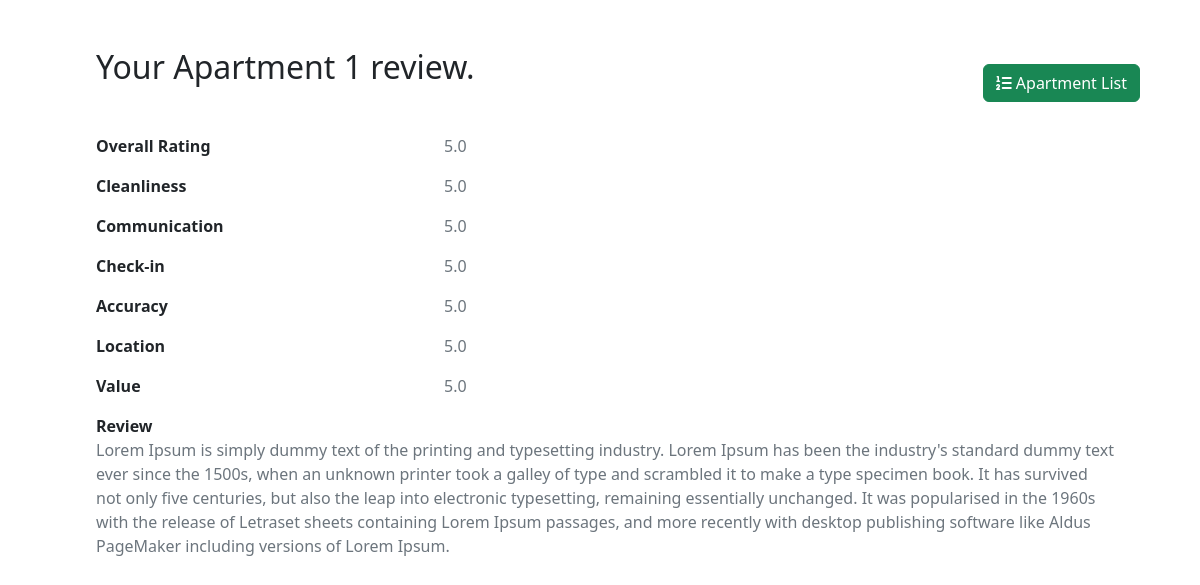
Page /apartment/review/1 (signed in) on the committed database.
### reviewapp/models.py (models this page shows, shortened)
class Apartment(models.Model):
    name = models.CharField(max_length=60)

class ApartmentReview(models.Model):
    apartment = models.ForeignKey(Apartment, models.CASCADE, related_name='apartment_review')
    user = models.ForeignKey(User, models.CASCADE, related_name='user_review')
    overall_rating = models.FloatField(_('Overall rating'), default=0.0, blank=True, null=True, validators=[rating_validator])
    cleanliness = models.FloatField(_('Cleanliness'), default=0.0, blank=True, null=True, validators=[rating_validator])
    communication = models.FloatField(_('Communication'), default=0.0, blank=True, null=True, validators=[rating_validator])
    check_in = models.FloatField(_('Check-in'), default=0.0, blank=True, null=True, validators=[rating_validator])
    accuracy = models.FloatField(_('Accuracy'), default=0.0, blank=True, null=True, validators=[rating_validator])
    location = models.FloatField(_('Location'), default=0.0, blank=True, null=True, validators=[rating_validator])
    value = models.FloatField(_('Value'), default=0.0, blank=True, null=True, validators=[rating_validator])
    review = models.TextField(_("Review"))
    class Meta:
        unique_together = ('apartment', 'user',)

### reviewapp/views.py (the view, shortened to what this page needs)
# urls.py: path("review/<int:apartment_id>", views.ReviewCreateView.as_view(), name="add_apartment_review"),
class ReviewCreateView(LoginRequiredMixin, CreateView):
    model = ApartmentReview
    form_class = ApartmentReviewForm
    template_name = "reviewapp/add_apartment_review.html"
    def get_user_apartment_review(self, user, apartment):
        return ApartmentReview.objects.filter(apartment=apartment, user=user).last()
    def get_context_data(self, **kwargs):
        apartment = get_object_or_404(Apartment, pk=self.kwargs['apartment_id'])
        kwargs['apartment'] = apartment
        apartment_review = self.get_user_apartment_review(apartment=apartment, user=self.request.user)
        if apartment_review:
            kwargs['apartment_review'] = apartment_review
        return super().get_context_data(**kwargs)
    def get_template_names(self):
        apartment = get_object_or_404(Apartment, pk=self.kwargs['apartment_id'])
        apartment_review = self.get_user_apartment_review(apartment=apartment, user=self.request.user)
        if apartment_review:
            return "reviewapp/apartment_user_review.html"
        return self.template_name

### reviewapp/templates/reviewapp/apartment_user_review.html
{% extends 'base.html' %}
{% block body %}
<div class="container m-5 p-5 mt-0">
    <div class="row">
        <div class="col-8">
            <h2 class="pb-4">Your {{apartment.name}} review.</h2>
        </div>
        <div class="col-4 d-flex justify-content-end align-items-center">
            <a class="btn btn-success" href="{% url 'reviewapp:apartment_list' %}" role="button"> <i class="fa fa-list-ol" aria-hidden="true"></i> Apartment List</a>
        </div>
        <div class="row align-items-start mt-3">
            <div class="col-4">
                <b>Overall Rating</b>
            </div>
            <div class="col text-secondary">
                {{apartment_review.overall_rating}}
            </div>
        </div>
        <div class="row align-items-start mt-3">
            <div class="col-4">
                <b>Cleanliness</b>
            </div>
            <div class="col text-secondary">
                {{apartment_review.cleanliness}}
            </div>
        </div>
        <div class="row align-items-start mt-3">
            <div class="col-4">
                <b>Communication</b>
            </div>
            <div class="col text-secondary">
                {{apartment_review.communication}}
            </div>
        </div>
        <div class="row align-items-start mt-3">
            <div class="col-4">
                <b>Check-in</b>
            </div>
            <div class="col text-secondary">
                {{apartment_review.check_in}}
            </div>
        </div>
        <div class="row align-items-start mt-3">
            <div class="col-4">
                <b>Accuracy</b>
            </div>
            <div class="col text-secondary">
                {{apartment_review.accuracy}}
            </div>
        </div>
        <div class="row align-items-start mt-3">
            <div class="col-4">
                <b>Location</b>
            </div>
            <div class="col text-secondary">
                {{apartment_review.location}}
            </div>
        </div>
        <div class="row align-items-start mt-3">
            <div class="col-4">
                <b>Value</b>
            </div>
            <div class="col text-secondary">
                {{apartment_review.value}}
            </div>
        </div>
        <div class="row align-items-start mt-3">
            <div class="col-12">
                <b>Review</b>
            </div>
            <div class="col text-secondary">
                {{apartment_review.review}}
            </div>
        </div>
    </div>
</div>
{% endblock%}

### rows in the picture
Apartment: name "Apartment 1"
ApartmentReview: overall_rating "5.0", cleanliness "5.0", communication "5.0", check_in "5.0", accuracy "5.0", location "5.0", value "5.0", review "Lorem Ipsum is simply dummy text of the printing and typesetting industry. Lorem Ipsum has been the industry's standard dummy text ever since the 1500s, when an unknown printer took a galley of type and scrambled it to make a type specimen book. It has survived not only five centuries, but also the leap into electronic typesetting, remaining essentially unchanged. It was popularised in the 1960s with the release of Letraset sheets containing Lorem Ipsum passages, and more recently with desktop publishing software like Aldus PageMaker including versions of Lorem Ipsum."
